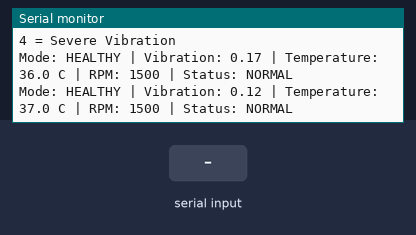
A sketch run on a simulated ESP32. Parts: the last lines printed to the serial monitor. Inputs (shaded band) come from the test bench. Random numbers use the default seed unless the sketch sets one.

Above: at 2.2 s.
2.3 s: "HEALTHY" received over Serial
At 2.9 s:
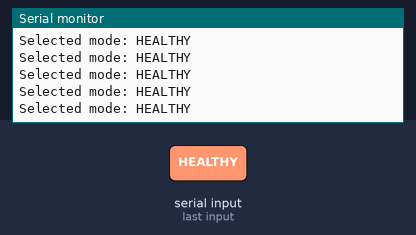
3.8 s: "2" received over Serial
At 4.7 s:
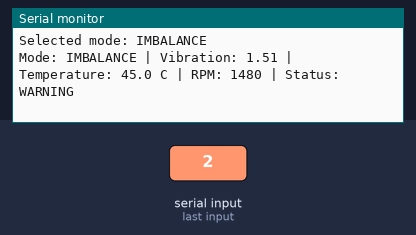
5.5 s: "3" received over Serial
At 6.8 s:
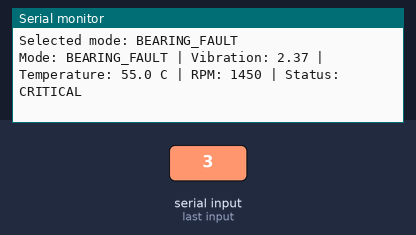
7.5 s: "4" received over Serial
At 8.8 s:
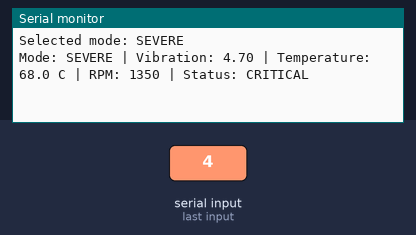

Measured:
- after the input at 2.3 s, the serial monitor: prints a new line at once (image 1)
- after the input at 3.8 s, the serial monitor: prints a new line at once (image 2)
- after the input at 5.5 s, the serial monitor: prints a new line at once (image 3)
- after the input at 7.5 s, the serial monitor: prints a new line at once (image 4)

The sketch:

sketch.ino
```cpp
/*
  MOTORGUARD AI
  ESP32 Predictive Motor Maintenance
  Software Simulation Firmware
*/

String motorMode = "HEALTHY";

float vibration = 0.0;
float temperature = 35.0;
int rpm = 1500;

unsigned long lastUpdate = 0;

void setup() {
  Serial.begin(115200);
  delay(1000);

  Serial.println();
  Serial.println("================================");
  Serial.println("       MOTORGUARD AI");
  Serial.println(" Predictive Motor Maintenance");
  Serial.println("================================");
  Serial.println("Commands:");
  Serial.println("1 = Healthy Motor");
  Serial.println("2 = Shaft Imbalance");
  Serial.println("3 = Bearing Fault");
  Serial.println("4 = Severe Vibration");
  Serial.println();
}

void loop() {
  // Read commands from the Serial Monitor
  if (Serial.available() > 0) {
    char command = Serial.read();

    if (command == '1') motorMode = "HEALTHY";
    if (command == '2') motorMode = "IMBALANCE";
    if (command == '3') motorMode = "BEARING_FAULT";
    if (command == '4') motorMode = "SEVERE";

    Serial.print("Selected mode: ");
    Serial.println(motorMode);
  }

  // Generate simulated motor sensor readings
  if (millis() - lastUpdate >= 1000) {
    lastUpdate = millis();

    if (motorMode == "HEALTHY") {
      vibration = random(10, 31) / 100.0;
      temperature = 35 + random(0, 4);
      rpm = 1500;
    }
    else if (motorMode == "IMBALANCE") {
      vibration = random(100, 181) / 100.0;
      temperature = 42 + random(0, 5);
      rpm = 1480;
    }
    else if (motorMode == "BEARING_FAULT") {
      vibration = random(200, 301) / 100.0;
      temperature = 50 + random(0, 6);
      rpm = 1450;
    }
    else {
      vibration = random(350, 501) / 100.0;
      temperature = 65 + random(0, 10);
      rpm = 1350;
    }

    String status = "NORMAL";

    if (vibration >= 1.0) status = "WARNING";
    if (vibration >= 2.0) status = "CRITICAL";

    Serial.print("Mode: ");
    Serial.print(motorMode);

    Serial.print(" | Vibration: ");
    Serial.print(vibration, 2);

    Serial.print(" | Temperature: ");
    Serial.print(temperature, 1);

    Serial.print(" C | RPM: ");
    Serial.print(rpm);

    Serial.print(" | Status: ");
    Serial.println(status);
  }
}
```
